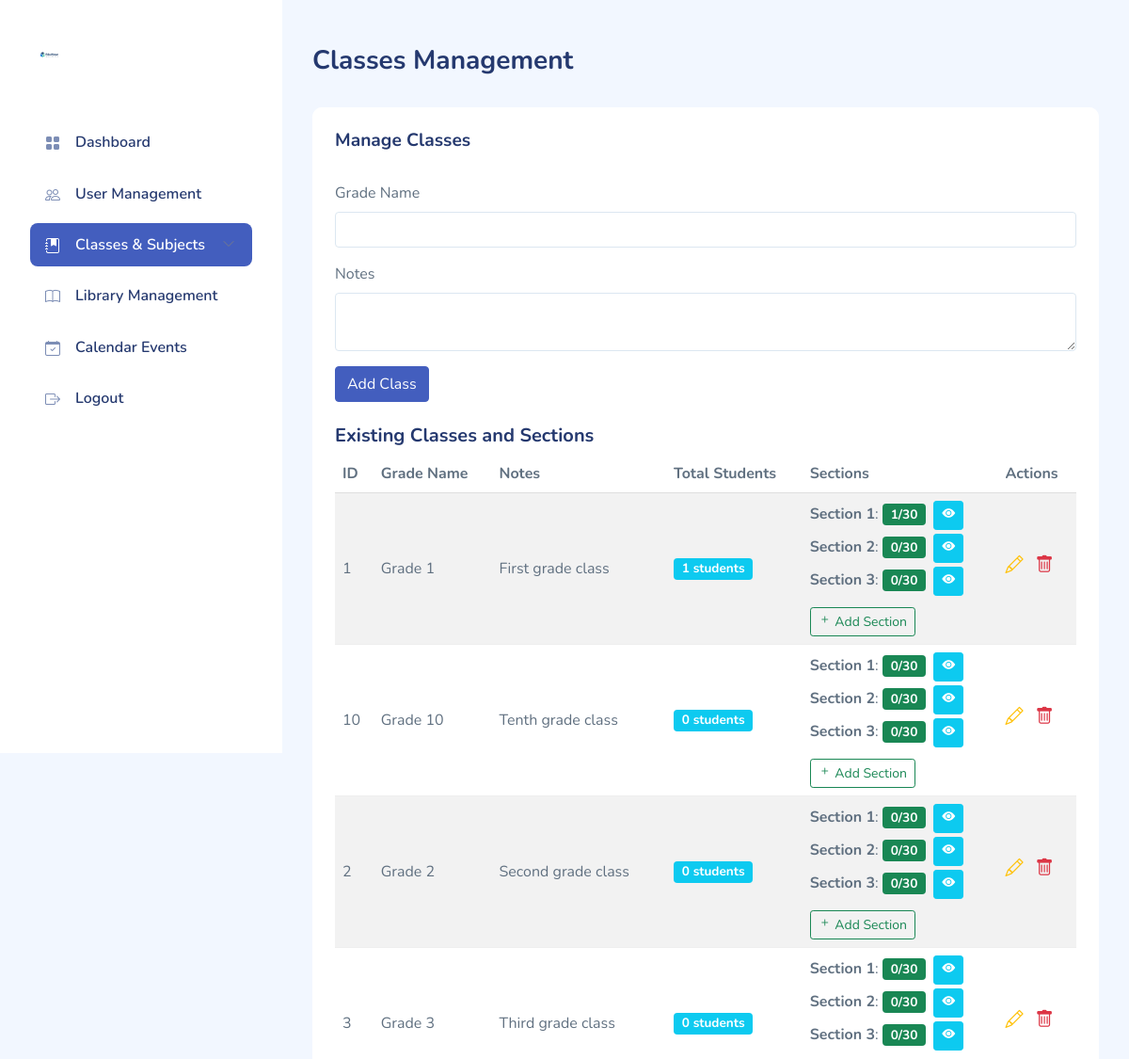
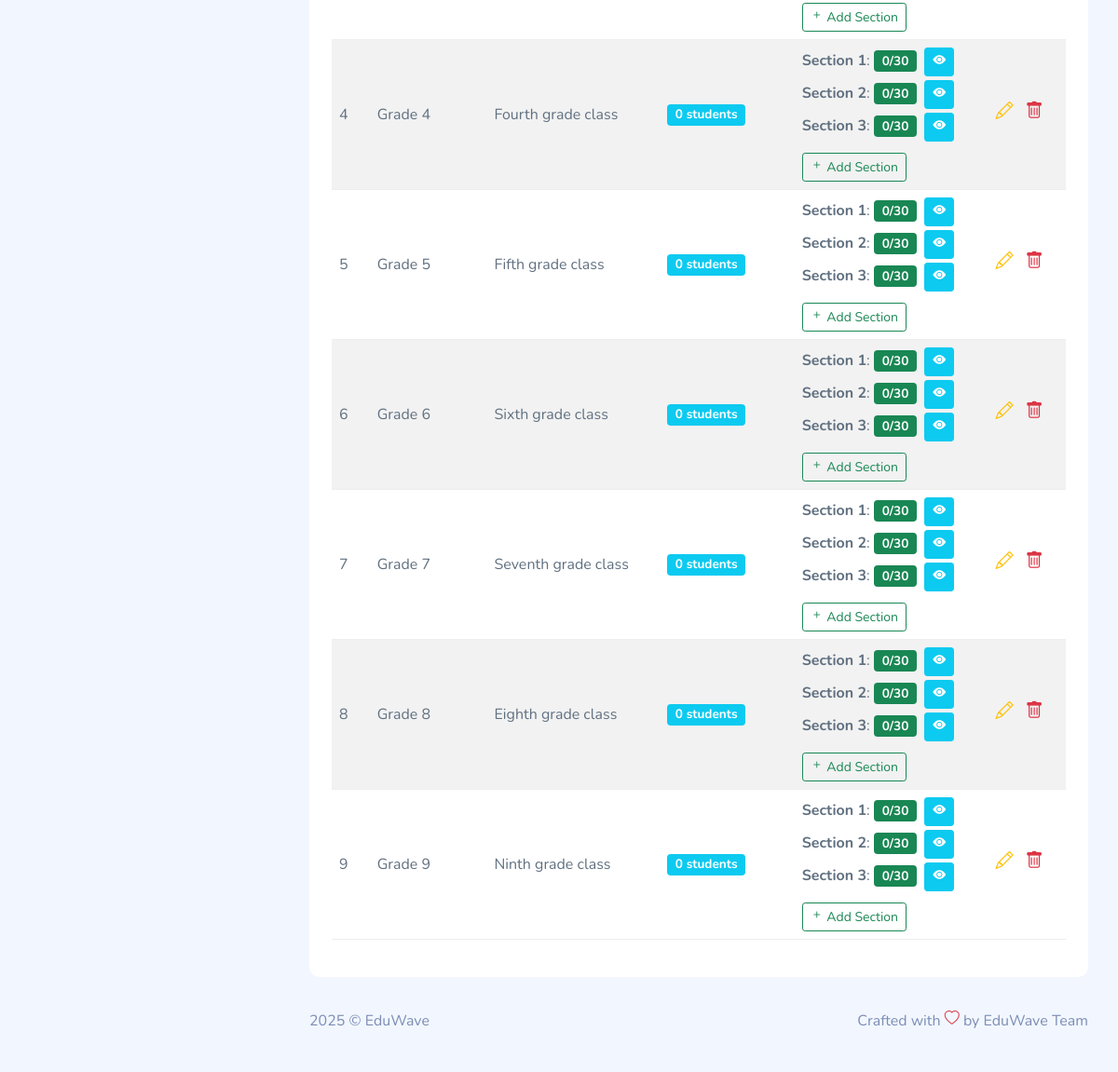
The page /admin/classes.php (signed in) on the database its author committed (2 pictures, top to bottom).
### tables this page shows
CREATE TABLE `classes` (
  `id` int(11) NOT NULL AUTO_INCREMENT,
  `grade_name` varchar(20) NOT NULL,
  `notes` text DEFAULT NULL,
  PRIMARY KEY (`id`)
);

CREATE TABLE `sections` (
  `id` int(11) NOT NULL AUTO_INCREMENT,
  `class_id` int(11) DEFAULT NULL,
  `section_name` varchar(10) NOT NULL,
  `max_students` int(11) DEFAULT 30,
  PRIMARY KEY (`id`),
  KEY `class_id` (`class_id`),
  CONSTRAINT `sections_ibfk_1` FOREIGN KEY (`class_id`) REFERENCES `classes` (`id`) ON DELETE CASCADE
);

### admin/classes.php (the view, shortened to what this page needs)
<?php
require_once __DIR__ . '/../includes/config.php';
?>
<!DOCTYPE html>
<html lang="en">
<head>
    <link rel="stylesheet" href="../dashboardassets/css/bootstrap.css">
    <link rel="stylesheet" href="../dashboardassets/vendors/iconly/bold.css">
    <link rel="stylesheet" href="../dashboardassets/vendors/perfect-scrollbar/perfect-scrollbar.css">
    <link rel="stylesheet" href="../dashboardassets/vendors/bootstrap-icons/bootstrap-icons.css">
    <link rel="stylesheet" href="../dashboardassets/css/app.css">
</head>
<body>
    <div id="app">
        <div id="sidebar" class="active">
            <div class="sidebar-wrapper active">
                <div class="sidebar-header">
                    <div class="d-flex justify-content-between">
                        <div class="logo">
                            <a href="dashboard.php"><img src="../assets/logo.svg" alt="Logo" srcset="" width="40"></a>
                        </div>
                    </div>
                </div>
                <div class="sidebar-menu">
                    <ul class="menu">
                        <li class="sidebar-item">
                            <a href="dashboard.php" class='sidebar-link'>
                                <i class="bi bi-grid-fill"></i>
                                <span>Dashboard</span>
                            </a>
                        </li>
                        <li class="sidebar-item">
                            <a href="users_list.php" class='sidebar-link'>
                                <i class="bi bi-people"></i>
                                <span>User Management</span>
                            </a>
                        </li>
                        <li class="sidebar-item  has-sub active">
                            <a href="#" class='sidebar-link'>
                                <i class="bi bi-journal-bookmark-fill"></i>
                                <span>Classes & Subjects</span>
                            </a>
                        </li>
                        <li class="sidebar-item">
                            <a href="library_add.php" class='sidebar-link'>
                                <i class="bi bi-book"></i>
                                <span>Library Management</span>
                            </a>
                        </li>
                        <li class="sidebar-item">
                            <a href="event_add.php" class='sidebar-link'>
                                <i class="bi bi-calendar-check"></i>
                                <span>Calendar Events</span>
                            </a>
                        </li>
                        <li class="sidebar-item">
                            <a href="../logout.php" class='sidebar-link'>
                                <i class="bi bi-box-arrow-right"></i>
                                <span>Logout</span>
                            </a>
                        </li>
                    </ul>
                </div>
            </div>
        </div>
        <div id="main">
            <div class="page-heading">
                <h3>Classes Management</h3>
            </div>
            <div class="page-content">
                <section class="row">
                    <div class="col-12">
                        <div class="card">
                            <div class="card-header">
                                <h4>Manage Classes</h4>
                            </div>
                            <div class="card-body">
                                <form method="POST">
                                    <div class="mb-3">
                                        <label for="grade_name" class="form-label">Grade Name</label>
                                        <input type="text" class="form-control" id="grade_name" name="grade_name" required>
                                    </div>
                                    <div class="mb-3">
                                        <label for="notes" class="form-label">Notes</label>
                                        <textarea class="form-control" id="notes" name="notes"></textarea>
                                    </div>
                                    <button type="submit" name="add_class" class="btn btn-primary">Add Class</button>
                                </form>
                                <h5 class="mt-4">Existing Classes and Sections</h5>
                                <div class="table-responsive">
                                    <table class="table table-striped">
                                        <thead>
                                            <tr>
                                                <th>ID</th>
                                                <th>Grade Name</th>
                                                <th>Notes</th>
                                                <th>Total Students</th>
                                                <th>Sections</th>
                                                <th>Actions</th>
                                            </tr>
                                        </thead>
                                        <tbody>
                                            <?php
                                            $classes_stmt = $pdo->query('SELECT c.id, c.grade_name, c.notes, COUNT(sc.student_id) as student_count FROM classes c LEFT JOIN student_classes sc ON c.id = sc.class_id GROUP BY c.id ORDER BY c.grade_name');
                                            $classes = $classes_stmt->fetchAll();
                                            foreach ($classes as $class):
                                                $sections_stmt = $pdo->prepare('SELECT s.id, s.section_name, s.max_students, COUNT(sc.student_id) as enrolled FROM sections s LEFT JOIN student_classes sc ON s.id = sc.section_id WHERE s.class_id = ? GROUP BY s.id ORDER BY s.section_name');
                                                $sections_stmt->execute([$class['id']]);
                                                $sections = $sections_stmt->fetchAll();
                                            ?>
                                                <tr>
                                                    <td><?= htmlspecialchars($class['id']) ?></td>
                                                    <td><?= htmlspecialchars($class['grade_name']) ?></td>
                                                    <td><?= htmlspecialchars($class['notes'] ?? '') ?></td>
                                                    <td>
                                                        <span class="badge bg-info"><?= ($class['student_count'] ?? 0) ?> students</span>
                                                    </td>
                                                    <td>
                                                        <?php foreach ($sections as $section): ?>
                                                            <div class="mb-1">
                                                                <strong><?= htmlspecialchars($section['section_name'] ?? 'Unknown') ?></strong>:
                                                                <span class="badge bg-<?= ($section['enrolled'] ?? 0) >= ($section['max_students'] ?? 30) ? 'danger' : 'success' ?>">
                                                                    <?= ($section['enrolled'] ?? 0) ?>/<?= ($section['max_students'] ?? 30) ?>
                                                                </span>
                                                                <button class="btn btn-sm btn-info ms-1 text-white" onclick="viewSection(<?= $section['id'] ?>, <?= $class['id'] ?>)" title="View Section Details">
                                                                    <i class="bi bi-eye-fill"></i>
                                                                </button>
                                                            </div>
                                                        <?php endforeach; ?>
                                                        <button class="btn btn-sm btn-outline-success mt-2" onclick="addSection(<?= $class['id'] ?>)">
                                                            <i class="bi bi-plus"></i> Add Section
                                                        </button>
                                                    </td>
                                                     <td>
                                                         <a href="javascript:void(0)" onclick="editClass(<?= htmlspecialchars(json_encode($class)) ?>)" class="me-2 text-warning" title="Edit" style="text-decoration: none; font-size: 1.2rem;">
                                                              <i class="bi bi-pencil"></i>
                                                          </a>
                                                          <a href="class_delete.php?id=<?= $class['id'] ?>" class="text-danger" title="Delete" style="text-decoration: none; font-size: 1.2rem;"
                                                             onclick="return confirm('Are you sure you want to delete this class? This action cannot be undone.');">
                                                              <i class="bi bi-trash"></i>
                                                          </a>
                                                      </td>
                                                </tr>
                                            <?php endforeach; ?>
                                        </tbody>
                                    </table>
                                </div>
                            </div>
                        </div>
                    </div>
                </section>
            </div>
            <footer>
                <div class="footer clearfix mb-0 text-muted">
                    <div class="float-start">
                        <p>2025 &copy; EduWave</p>
                    </div>
                    <div class="float-end">
                        <p>Crafted with <span class="text-danger"><i class="bi bi-heart"></i></span> by EduWave Team</p>
                    </div>
                </div>
            </footer>
        </div>
    </div>
</body>
</html>

### dashboardassets/css/app.css (style rules this page uses)
.btn i,.btn svg { width:16px;height:16px }
.btn.btn-danger,.btn.btn-info,.btn.btn-primary,.btn.btn-secondary,.btn.btn-success,.btn.btn-warning { color:#fff }
.card { margin-bottom:2.2rem;border:none }
.card .card-header { border:none }
.card .card-header h4 { font-size:1.2rem;font-weight:700 }
.card .card-header~.card-body { padding-top:0 }
.card .card-body { padding:1.5rem }
#sidebar.active .sidebar-wrapper { left:0 }
.sidebar-wrapper { width:300px;height:100vh;position:fixed;top:0;z-index:10;overflow-y:auto;background-color:#fff;bottom:0;transition:left .5s ease-out }
.sidebar-wrapper .sidebar-header { padding:2rem 2rem 1rem;font-size:2rem;font-weight:700 }
.sidebar-wrapper .sidebar-header img { height:1.2rem }
.sidebar-wrapper .menu { margin-top:2rem;padding:0 2rem;font-weight:600 }
.sidebar-wrapper .menu .sidebar-link { display:block;padding:.7rem 1rem;font-size:1rem;display:flex;align-items:center;border-radius:.5rem;transition:all .5s;text-decoration:none;color:#25396f }
.sidebar-wrapper .menu .sidebar-link i,.sidebar-wrapper .menu .sidebar-link svg { color:#7c8db5 }
.sidebar-wrapper .menu .sidebar-link span { margin-left:1rem }
.sidebar-wrapper .menu .sidebar-item { list-style:none;margin-top:.5rem;position:relative }
.sidebar-wrapper .menu .sidebar-item.has-sub .sidebar-link:after { position:absolute;color:#ccc;right:15px;top:12px;display:block }
.sidebar-wrapper .menu .sidebar-item.active .sidebar-link { background-color:#435ebe }
.sidebar-wrapper .menu .sidebar-item.active .sidebar-link span { color:#fff }
.sidebar-wrapper .menu .sidebar-item.active .sidebar-link i,.sidebar-wrapper .menu .sidebar-item.active .sidebar-link svg { fill:#fff;color:#fff }
.dataTable-table td,.dataTable-table thead th,.table td,.table thead th { vertical-align:middle }
.dataTable-table:not(.table-borderless) thead th,.table:not(.table-borderless) thead th { border-bottom:1px solid #dedede!important }
.bi { width:1rem;height:1rem }
#main { margin-left:300px;padding:2rem }
.page-heading { margin:0 0 2rem }
.page-heading h3 { font-weight:700 }
a { text-decoration:none }

### rows shown on the page
classes: id "1", grade_name "Grade 1", notes "First grade class", student_count "1"
sections: section_name "Section 1", enrolled "1", max_students "30"
sections: section_name "Section 2", enrolled "0", max_students "30"
sections: section_name "Section 3", enrolled "0", max_students "30"
classes: id "10", grade_name "Grade 10", notes "Tenth grade class", student_count "0"
sections: section_name "Section 1", enrolled "0", max_students "30"
sections: section_name "Section 2", enrolled "0", max_students "30"
sections: section_name "Section 3", enrolled "0", max_students "30"
classes: id "2", grade_name "Grade 2", notes "Second grade class", student_count "0"
sections: section_name "Section 1", enrolled "0", max_students "30"
sections: section_name "Section 2", enrolled "0", max_students "30"
sections: section_name "Section 3", enrolled "0", max_students "30"
classes: id "3", grade_name "Grade 3", notes "Third grade class", student_count "0"
sections: section_name "Section 1", enrolled "0", max_students "30"
sections: section_name "Section 2", enrolled "0", max_students "30"
sections: section_name "Section 3", enrolled "0", max_students "30"
classes: id "4", grade_name "Grade 4", notes "Fourth grade class", student_count "0"
sections: section_name "Section 1", enrolled "0", max_students "30"
sections: section_name "Section 2", enrolled "0", max_students "30"
sections: section_name "Section 3", enrolled "0", max_students "30"
classes: id "5", grade_name "Grade 5", notes "Fifth grade class", student_count "0"
sections: section_name "Section 1", enrolled "0", max_students "30"
sections: section_name "Section 2", enrolled "0", max_students "30"
sections: section_name "Section 3", enrolled "0", max_students "30"
classes: id "6", grade_name "Grade 6", notes "Sixth grade class", student_count "0"
sections: section_name "Section 1", enrolled "0", max_students "30"
sections: section_name "Section 2", enrolled "0", max_students "30"
sections: section_name "Section 3", enrolled "0", max_students "30"
classes: id "7", grade_name "Grade 7", notes "Seventh grade class", student_count "0"
sections: section_name "Section 1", enrolled "0", max_students "30"
sections: section_name "Section 2", enrolled "0", max_students "30"
sections: section_name "Section 3", enrolled "0", max_students "30"
classes: id "8", grade_name "Grade 8", notes "Eighth grade class", student_count "0"
sections: section_name "Section 1", enrolled "0", max_students "30"
sections: section_name "Section 2", enrolled "0", max_students "30"
sections: section_name "Section 3", enrolled "0", max_students "30"
classes: id "9", grade_name "Grade 9", notes "Ninth grade class", student_count "0"
sections: section_name "Section 1", enrolled "0", max_students "30"
sections: section_name "Section 2", enrolled "0", max_students "30"
sections: section_name "Section 3", enrolled "0", max_students "30"
